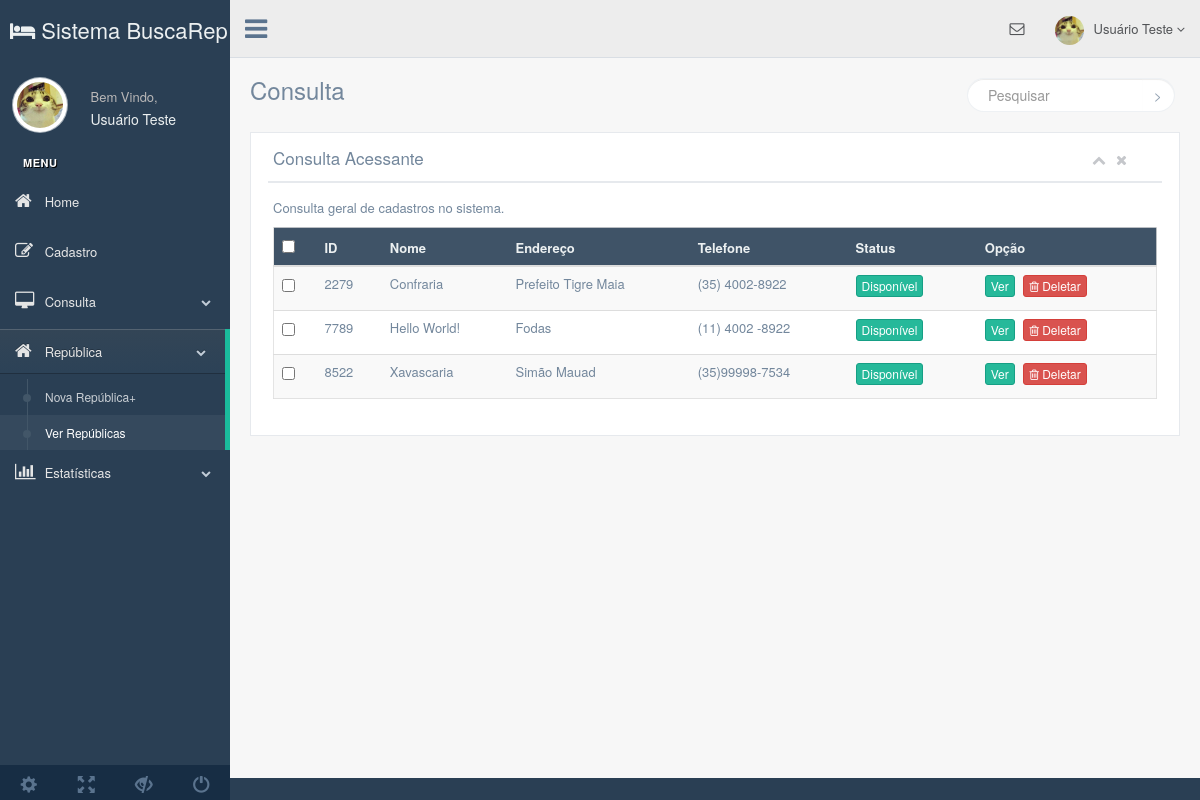
The app's page /production/rep_view.php, older data.
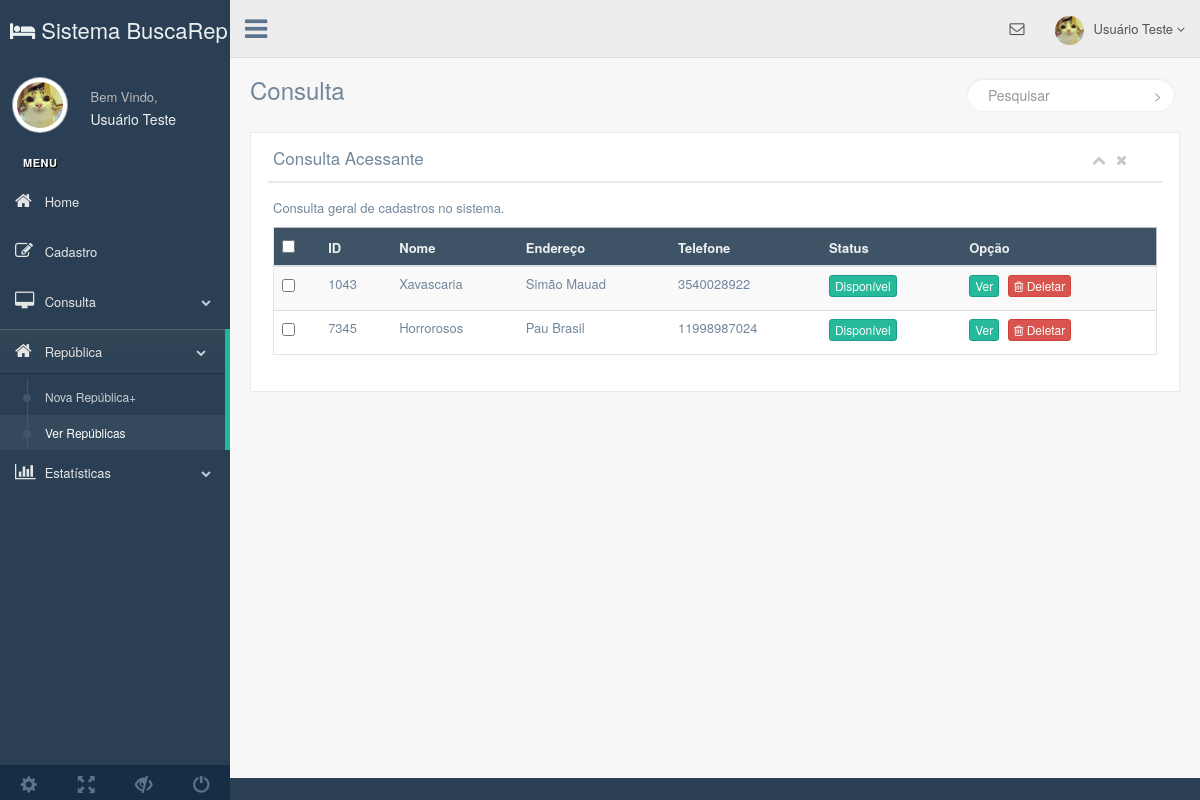
The same page, newer data.
### tables this page shows
CREATE TABLE `republica` (
  `id` int(8) NOT NULL,
  `name` varchar(25) NOT NULL,
  `type` varchar(10) NOT NULL,
  `state` varchar(20) NOT NULL,
  `city` varchar(30) NOT NULL,
  `street` varchar(45) NOT NULL,
  `neighborhood` varchar(20) NOT NULL,
  `number` int(4) NOT NULL,
  `complement` varchar(15) NOT NULL,
  `email` varchar(45) NOT NULL,
  `phone` varchar(20) NOT NULL,
  `qtd` int(2) NOT NULL,
  `services` varchar(80) DEFAULT NULL,
  `agency` varchar(20) NOT NULL,
  `dweller` int(2) NOT NULL DEFAULT '0',
  `able` tinyint(1) NOT NULL DEFAULT '1',
  `img_name` varchar(40) DEFAULT NULL,
  `ativo` tinyint(1) NOT NULL DEFAULT '1',
  `responsavel` varchar(20) NOT NULL
);

### production/rep_view.php (the view, shortened to what this page needs)
<?php
include_once('connection/connect.php');
$comando = "SELECT * FROM republica";
$resultado = mysqli_query($conn, $comando);
?>
<!DOCTYPE html>
<html lang="en">
  <head>
    <link href="../vendors/bootstrap/dist/css/bootstrap.min.css" rel="stylesheet">
    <link href="../vendors/font-awesome/css/font-awesome.min.css" rel="stylesheet">
    <link href="../vendors/nprogress/nprogress.css" rel="stylesheet">
    <link href="../build/css/custom.min.css" rel="stylesheet">
  </head>
  <body class="nav-md">
    <div class="container body">
      <div class="main_container">
        <div class="col-md-3 left_col">
          <div class="left_col scroll-view">
            <div class="navbar nav_title" style="border: 0;"><a href="user_home.php" class="site_title"><em class="fa fa-hotel"></em> <span>Sistema BuscaRep</span></a></div>
            <div class="profile clearfix">
              <div class="profile_pic">
                <img src="images/img.jpg" alt="..." class="img-circle profile_img">
              </div>
              <div class="profile_info">
                <span>Bem Vindo,</span>
                <h2>Usuário Teste</h2>
              </div>
              <div class="clearfix"></div>
            </div>
            <br />
		            <div id="sidebar-menu" class="main_menu_side hidden-print main_menu">
              <div class="menu_section">
                <h3>Menu</h3>
                <ul class="nav side-menu">
                  <li><a href="user_home.php"><em class="fa fa-home"></em> Home </a></li>
                  <li><a><em class="fa fa-edit"></em> Cadastro </a>
                  </li>
                  <li><a><em class="fa fa-desktop"></em> Consulta<span class="fa fa-chevron-down"></span></a>
                  </li>
                  <li><a><em class="fa fa-home"></em> República <span class="fa fa-chevron-down"></span></a>
                    <ul class="nav child_menu">
                     <li><a href="rep_cad_page.php"> Nova República+</a></li>
				     <li><a href="rep_view.php">Ver Repúblicas</a></li>
                    </ul>
                  <li><a><em class="fa fa-bar-chart-o"></em> Estatísticas <span class="fa fa-chevron-down"></span></a>
                  </li>
                </ul>
              </div>
            </div>
            <div class="sidebar-footer hidden-small">
              <a data-toggle="tooltip" data-placement="top" title="Settings">
                <span class="glyphicon glyphicon-cog" aria-hidden="true"></span>
              </a>
              <a data-toggle="tooltip" data-placement="top" title="FullScreen">
                <span class="glyphicon glyphicon-fullscreen" aria-hidden="true"></span>
              </a>
              <a data-toggle="tooltip" data-placement="top" title="Lock">
                <span class="glyphicon glyphicon-eye-close" aria-hidden="true"></span>
              </a>
              <a data-toggle="tooltip" data-placement="top" title="Logout">
                <span class="glyphicon glyphicon-off" aria-hidden="true"></span>
              </a>
            </div>
          </div>
        </div>
        <div class="top_nav">
          <div class="nav_menu">
            <nav>
              <div class="nav toggle">
                <a id="menu_toggle"><i class="fa fa-bars"></i></a>
              </div>
              <ul class="nav navbar-nav navbar-right">
                <li class="">
                  <a href="javascript:;" class="user-profile dropdown-toggle" data-toggle="dropdown" aria-expanded="false">
                    <img src="images/img.jpg" alt="">Usuário Teste
                    <span class=" fa fa-angle-down"></span>
                  </a>
                </li>
                <li role="presentation" class="dropdown">
                  <a href="javascript:;" class="dropdown-toggle info-number" data-toggle="dropdown" aria-expanded="false">
                    <i class="fa fa-envelope-o"></i>
                  </a>
                </li>
              </ul>
            </nav>
          </div>
        </div>
        <div class="right_col" role="main">
          <div class="">
            <div class="page-title">
              <div class="title_left">
                <h3>Consulta</h3>
              </div>
              <div class="title_right">
                <div class="col-md-5 col-sm-5 col-xs-12 form-group pull-right top_search">
                  <div class="input-group">
                    <input type="text" class="form-control" placeholder="Pesquisar">
                    <span class="input-group-btn">
                      <button class="btn btn-default" type="button">></button>
                    </span>
                  </div>
                </div>
              </div>
            </div>
            <div class="clearfix"></div>
				<div class="x_panel">
                  <div class="x_title">
                    <h2>Consulta Acessante</h2>
                    <ul class="nav navbar-right panel_toolbox">
                      <li><a class="collapse-link"><i class="fa fa-chevron-up"></i></a>
                      </li>
                      <li><a class="close-link"><i class="fa fa-close"></i></a>
                      </li>
                    </ul>
                    <div class="clearfix"></div>
                  </div>
                  <div class="x_content">
                    <p>Consulta geral de cadastros no sistema.</p>
                    <div class="table-responsive">
                      <table class="table table-striped jambo_table bulk_action">
                        <thead>
                          <tr class="headings">
                            <th>
                              <input type="checkbox" id="check-all" class="flat">
                            </th>
                            <th class="column-title">ID</th>
                            <th class="column-title">Nome</th>
                            <th class="column-title">Endereço</th>
                            <th class="column-title">Telefone</th>
                            <th class="column-title">Status </th>
                            <th class="column-title no-link last"><span class="nobr">Opção</span>
                            </th>
                          </tr>
                        </thead>
                        <tbody>
                          <?php while($dado = mysqli_fetch_array($resultado)){ ?>
                           <tr class="even pointer">
                            <td class="a-center ">
                            <input type="checkbox" class="flat" name="table_records">
                            </td>
                          	<td class=" "><?php echo $dado["id"]; ?></td>
                            <td class=" "><?php echo $dado["name"]; ?></td>
                            <td class=" "><?php echo $dado["street"]; ?></td>
                            <td class=" "><?php echo $dado["phone"]; ?></td>
                            <td><button type="button" class="btn btn-success btn-xs">Disponível</button></td>
                           	<td>
                            <a href="rep_page.php?id=<?php echo $dado["id"] ?>"><button type="button" class="btn btn-success btn-xs">Ver</button></a>
                            <a href="rep_delete.php?id=<?php echo $dado["id"] ?>" class="btn btn-danger btn-xs"><i class="fa fa-trash-o"></i> Deletar </a>
                          	</td>
                          </tr>
                          <?php } ?>
                        </tbody>
                      </table>
                    </div>
                  </div>
                </div>
            </div>
          </div>
        </div>
      </div>
  </body>
</html>

Row changes from the older to the newer data that the page shows:
removed republica: id "2279", name "Confraria", street "Prefeito Tigre Maia", phone "(35) 4002-8922"
removed republica: id "7789", name "Hello World!", street "Fodas", phone "(11) 4002 -8922"
removed republica: id "8522", name "Xavascaria", street "Simão Mauad", phone "(35)99998-7534"
added republica: id "1043", name "Xavascaria", street "Simão Mauad", phone "3540028922"
added republica: id "7345", name "Horrorosos", street "Pau Brasil", phone "11998987024"
